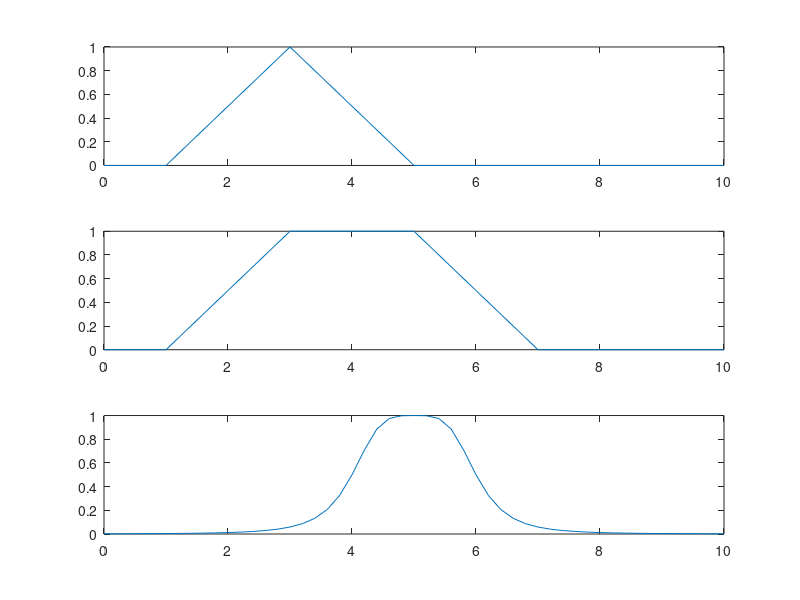

MATLAB code to generate this figure:
x = (0.0:1.0:10.0);
y1 = trimf(x,[1 3 5]);
subplot(311);
plot(x,y1);

x = (0.0:1.0:10.0);
y1 = trapmf(x,[1 3 5 7]);
subplot(312);
plot(x,y1);

x = (0.0:0.2:10.0);
y1 = gbellmf(x,[1 2 5]);
subplot(313);
plot(x,y1);

